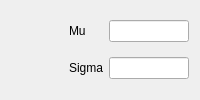
         <widget class="QWidget" name="tab_lognorm_4">
          <attribute name="title">
           <string>Log Normal</string>
          </attribute>
          <layout class="QGridLayout" name="gridLayout_33">
           <item row="1" column="2">
            <widget class="QLineEdit" name="ln_logsigma_4">
             <property name="maximumSize">
              <size>
               <width>80</width>
               <height>16777215</height>
              </size>
             </property>
            </widget>
           </item>
           <item row="1" column="1">
            <widget class="QLabel" name="label_55">
             <property name="text">
              <string>Sigma</string>
             </property>
            </widget>
           </item>
           <item row="0" column="1">
            <widget class="QLabel" name="label_56">
             <property name="text">
              <string>Mu</string>
             </property>
            </widget>
           </item>
           <item row="0" column="2">
            <widget class="QLineEdit" name="ln_logmu_4">
             <property name="maximumSize">
              <size>
               <width>80</width>
               <height>16777215</height>
              </size>
             </property>
            </widget>
           </item>
           <item row="1" column="0">
            <spacer name="horizontalSpacer_31">
             <property name="orientation">
              <enum>Qt::Horizontal</enum>
             </property>
             <property name="sizeHint" stdset="0">
              <size>
               <width>40</width>
               <height>20</height>
              </size>
             </property>
            </spacer>
           </item>
          </layout>
         </widget>
